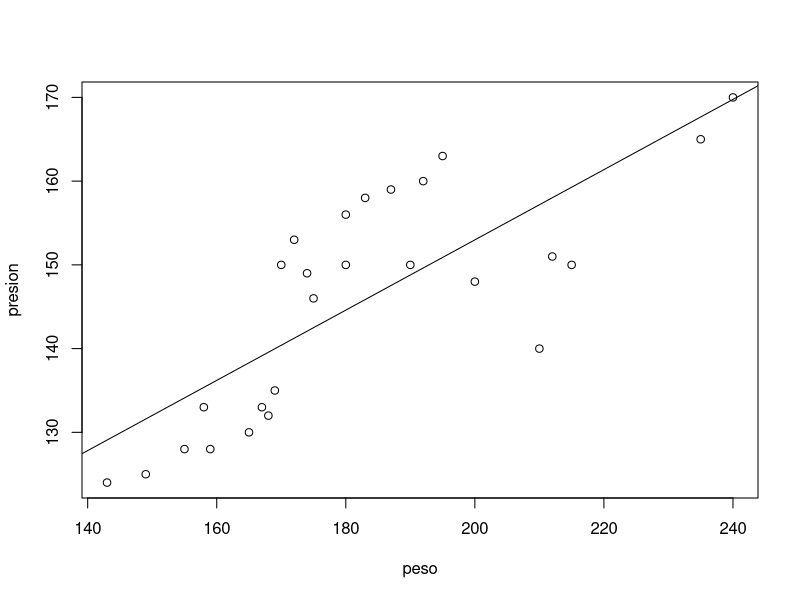
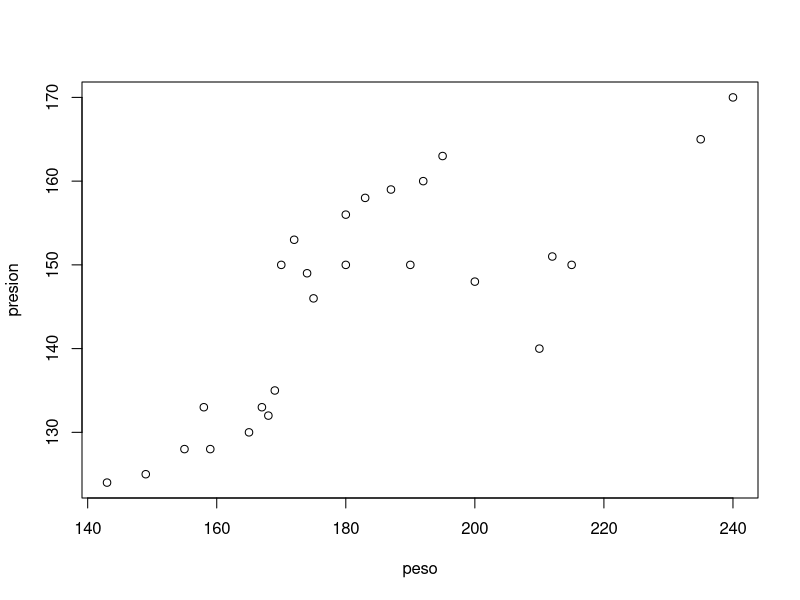

These charts were generated, in order, by the following R code: (Note: this script raises an error after producing the figures.)
## ---- chunk 1
datos <- read.csv("../Data/datos_peso_y_presion.csv", header=TRUE, sep = ",", quote = "\"", dec = ".")
datos1 = datos
datos1$peso<- as.character(datos1$peso)
datos1$peso<- as.numeric(datos1$peso)
datos1$presion<- as.character(datos1$presion)
datos1$presion<- as.numeric(datos1$presion)
datos1
## ---- chunk 2
Pres.prom<-mean(datos1$presion)
Pes.prom<-mean(datos1$peso)
A=0
B=0
for (i in 1:26){ 
  A=((datos1$presion[i]-Pres.prom)*(datos1$peso[i]-Pes.prom))+A
  B=((datos1$peso[i]-Pes.prom)^2)+B
}
B1.hat=A/B
B0.hat=Pres.prom-(Pes.prom*B1.hat)
print(paste("Beta0 es igual a",B0.hat))
print(paste("Beta1 es igual a",B1.hat))
## ---- chunk 3
plot(datos1)
Recta<- abline(B0.hat,B1.hat)
## ---- chunk 4
C=0
for (i in 1:26){
   C=(datos1$Presion[i]/datos1$Peso[i])+C  
}
n=length(datos1$Presion)
B1.hat1=C/n
print(paste("Beta1* es igual a",B1.hat1))
## ---- chunk 5
plot(datos1)
Recta2<-abline(0,B1.hat1)
## ---- chunk 6
D=0
for (i in 1:26){
  D=((datos1$Presion[i]-(B0.hat+B1.hat*datos1$Peso[i]))^2)+D
}
SSres=D
MSres=SSres/(n-2)
Sxx=
alfa=0.05
IP1=B0.hat+(B1.hat*122)+(qt(alfa/2,n-2)*sqrt(MSres*(1+(1/n)+(((122-Pes.prom)^2)/Sxx))))
IP0=B0.hat+(B1.hat*122)-(qt(alfa/2,n-2)*sqrt(MSres*(1+(1/n)+(((122-Pes.prom)^2)/Sxx))))
IP<-c(IP1,IP0)
print(paste("El límite inferior del intervalo de predicción es igual a ",IP1))
print(paste("El límite superior del intervalo de predicción es igual a ",IP0))

